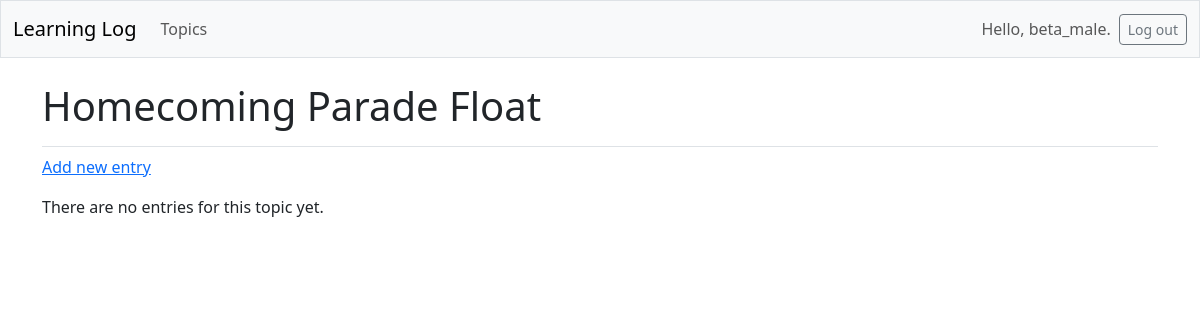
/topics/5/ (signed in), run on an earlier commit of the app's database.
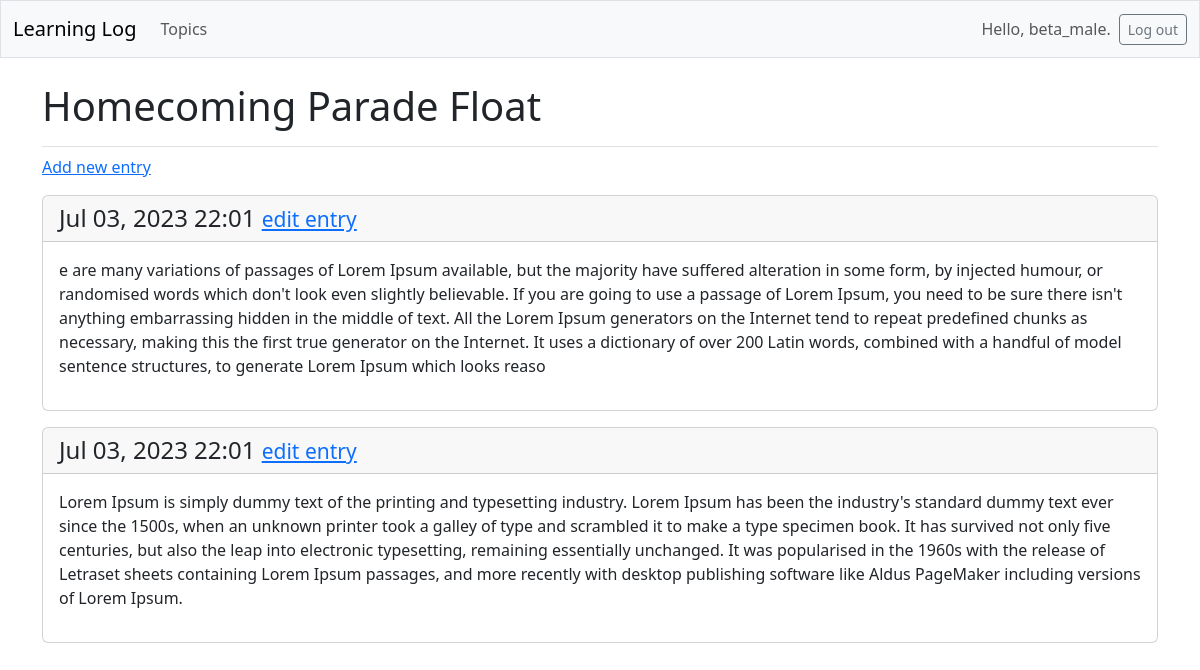
And on a later commit of the database.
### learning_logs/models.py (models this page shows, shortened)
class Topic(models.Model):
    text = models.CharField(max_length=200)
    date_added = models.DateTimeField(auto_now_add=True)
    owner = models.ForeignKey(User, on_delete=models.CASCADE)

class Entry(models.Model):
    topic = models.ForeignKey(Topic, on_delete=models.CASCADE)
    text = models.TextField()
    date_added = models.DateTimeField(auto_now_add=True)
    class Meta:
        verbose_name_plural = 'entries'

### learning_logs/views.py (the view)
# urls.py: path('topics/<int:topic_id>/', views.topic, name='topic'),
@login_required
def topic(request, topic_id):
    topic = Topic.objects.get(id=topic_id)
    if topic.owner != request.user:
        raise Http404
    entries = topic.entry_set.order_by('-date_added')
    context = {'topic':topic, 'entries': entries}
    return render(request, 'learning_logs/topic.html', context)

### learning_logs/templates/learning_logs/topic.html
{% extends 'learning_logs/base.html' %}
{% block page_header %}
  <h1>{{ topic.text }}</h1>
{% endblock page_header %}
{% block content %}
  <p>
    <a href="{% url 'learning_logs:new_entry' topic.id %}">Add new entry</a>
  </p>
  {% for entry in entries %}
    <div class="card mb-3">
      <h4 class="card-header">
        {{ entry.date_added|date:'M d, Y H:i' }}
        <small><a href="{% url 'learning_logs:edit_entry' entry.id %}">
          edit entry</a></small>
      </h4>
      <div class="card-body">{{ entry.text|linebreaks }}</div>
    </div>
  {% empty %}
    <p>There are no entries for this topic yet.</p>
  {% endfor %}
{% endblock content %}

### learning_logs/templates/learning_logs/base.html (shortened to what this page needs)
<!doctype html>
<html lang="en">
<head>
  {% load django_bootstrap5 %}
  {% bootstrap_css %}
</head>
<body>
  <nav class="navbar navbar-expand-md navbar-light bg-light mb-4 border">
    <div class="container-fluid">
      <a class="navbar-brand" href="{% url 'learning_logs:index' %}">
          Learning Log</a>
      <div class="collapse navbar-collapse" id="navbarCollapse">
        <ul class="navbar-nav me-auto mb-2 mb-md-0">
          <li class="nav-item">
            <a class="nav-link" href="{% url 'learning_logs:topics' %}">
              Topics</a></li>
        </ul>
        <ul class="navbar-nav ms-auto mb-2 mb-md-0">
          {% if user.is_authenticated %}
            <li class="nav-item">
              <span class="navbar-text me-2">Hello, {{ user.username }}.
                </span></li>
          {% endif %}
        </ul>
        {% if user.is_authenticated %}
          <form action="{% url 'accounts:logout' %}" method='post'>
            <button name='submit' class='btn btn-outline-secondary btn-sm'>
              Log out</button>
          </form>
        {% endif %}
      </div>
    </div>
  </nav>
  <main class="container">
    <div class="pb-2 mb-2 border-bottom">
      {% block page_header %}{% endblock page_header %}
    </div>
    <div>
      {% block content %}{% endblock content %}
    </div>
  </main>
</body>
</html>

What changed in the data, as far as the page shows it:
added Entry: date_added "Jul 03, 2023 22:01", text "e are many variations of passages of Lorem Ipsum available, but the majority have suffered alteration in some form, by injected humour, or randomised words which don't look even slightly believable. If you are going to use a passage of Lorem Ipsum, you need to be sure there isn't anything embarrassing hidden in the middle of text. All the Lorem Ipsum generators on the Internet tend to repeat predefined chunks as necessary, making this the first true generator on the Internet. It uses a dictionary of over 200 Latin words, combined with a handful of model sentence structures, to generate Lorem Ipsum which looks reaso"
added Entry: date_added "Jul 03, 2023 22:01", text "Lorem Ipsum is simply dummy text of the printing and typesetting industry. Lorem Ipsum has been the industry's standard dummy text ever since the 1500s, when an unknown printer took a galley of type and scrambled it to make a type specimen book. It has survived not only five centuries, but also the leap into electronic typesetting, remaining essentially unchanged. It was popularised in the 1960s with the release of Letraset sheets containing Lorem Ipsum passages, and more recently with desktop publishing software like Aldus PageMaker including versions of Lorem Ipsum."
Also different on the page:
text no longer shown: "There are no entries for this topic yet."
